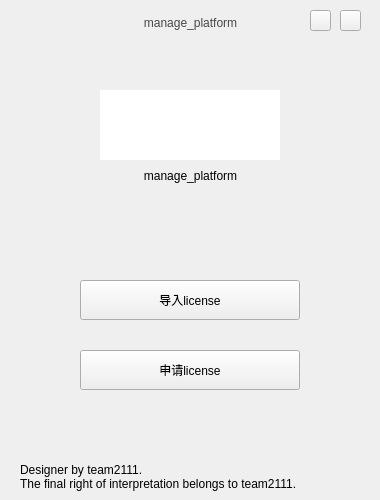
<?xml version="1.0" encoding="UTF-8"?>
<ui version="4.0">
 <class>Form</class>
 <widget class="QWidget" name="Form">
  <property name="geometry">
   <rect>
    <x>0</x>
    <y>0</y>
    <width>380</width>
    <height>500</height>
   </rect>
  </property>
  <property name="minimumSize">
   <size>
    <width>380</width>
    <height>500</height>
   </size>
  </property>
  <property name="maximumSize">
   <size>
    <width>380</width>
    <height>500</height>
   </size>
  </property>
  <property name="windowTitle">
   <string>Form</string>
  </property>
  <widget class="QPushButton" name="btn_close">
   <property name="geometry">
    <rect>
     <x>340</x>
     <y>10</y>
     <width>21</width>
     <height>21</height>
    </rect>
   </property>
   <property name="styleSheet">
    <string notr="true">
font: 12pt &quot;Times New Roman&quot;;</string>
   </property>
   <property name="text">
    <string/>
   </property>
  </widget>
  <widget class="QPushButton" name="btn_min">
   <property name="geometry">
    <rect>
     <x>310</x>
     <y>10</y>
     <width>21</width>
     <height>21</height>
    </rect>
   </property>
   <property name="styleSheet">
    <string notr="true">
font: 12pt &quot;Times New Roman&quot;;</string>
   </property>
   <property name="text">
    <string/>
   </property>
  </widget>
  <widget class="QLabel" name="label_icon">
   <property name="geometry">
    <rect>
     <x>100</x>
     <y>90</y>
     <width>180</width>
     <height>70</height>
    </rect>
   </property>
   <property name="styleSheet">
    <string notr="true">background-color: rgb(255, 255, 255);</string>
   </property>
   <property name="text">
    <string/>
   </property>
  </widget>
  <widget class="QLabel" name="label_2">
   <property name="geometry">
    <rect>
     <x>90</x>
     <y>160</y>
     <width>201</width>
     <height>31</height>
    </rect>
   </property>
   <property name="styleSheet">
    <string notr="true">font: 10pt &quot;Alibaba PuHuiTi M&quot;;</string>
   </property>
   <property name="text">
    <string>manage_platform</string>
   </property>
   <property name="alignment">
    <set>Qt::AlignCenter</set>
   </property>
   <property name="wordWrap">
    <bool>true</bool>
   </property>
  </widget>
  <widget class="QPushButton" name="pushButton">
   <property name="geometry">
    <rect>
     <x>80</x>
     <y>280</y>
     <width>220</width>
     <height>40</height>
    </rect>
   </property>
   <property name="text">
    <string>导入license</string>
   </property>
  </widget>
  <widget class="QPushButton" name="pushButton_2">
   <property name="geometry">
    <rect>
     <x>80</x>
     <y>350</y>
     <width>220</width>
     <height>40</height>
    </rect>
   </property>
   <property name="text">
    <string>申请license</string>
   </property>
  </widget>
  <widget class="QLabel" name="label_3">
   <property name="geometry">
    <rect>
     <x>20</x>
     <y>430</y>
     <width>340</width>
     <height>61</height>
    </rect>
   </property>
   <property name="styleSheet">
    <string notr="true">font: 10pt &quot;Alibaba PuHuiTi M&quot;;</string>
   </property>
   <property name="text">
    <string>Designer by team2111. 
The final right of interpretation belongs to team2111.</string>
   </property>
   <property name="alignment">
    <set>Qt::AlignBottom|Qt::AlignLeading|Qt::AlignLeft</set>
   </property>
   <property name="wordWrap">
    <bool>true</bool>
   </property>
   <property name="margin">
    <number>0</number>
   </property>
  </widget>
  <widget class="QLabel" name="label_4">
   <property name="geometry">
    <rect>
     <x>90</x>
     <y>10</y>
     <width>201</width>
     <height>25</height>
    </rect>
   </property>
   <property name="styleSheet">
    <string notr="true">font: 10pt &quot;Alibaba PuHuiTi M&quot;;
color: rgb(71, 71, 71);</string>
   </property>
   <property name="text">
    <string>manage_platform</string>
   </property>
   <property name="alignment">
    <set>Qt::AlignCenter</set>
   </property>
   <property name="wordWrap">
    <bool>true</bool>
   </property>
  </widget>
 </widget>
 <resources/>
 <connections/>
</ui>
